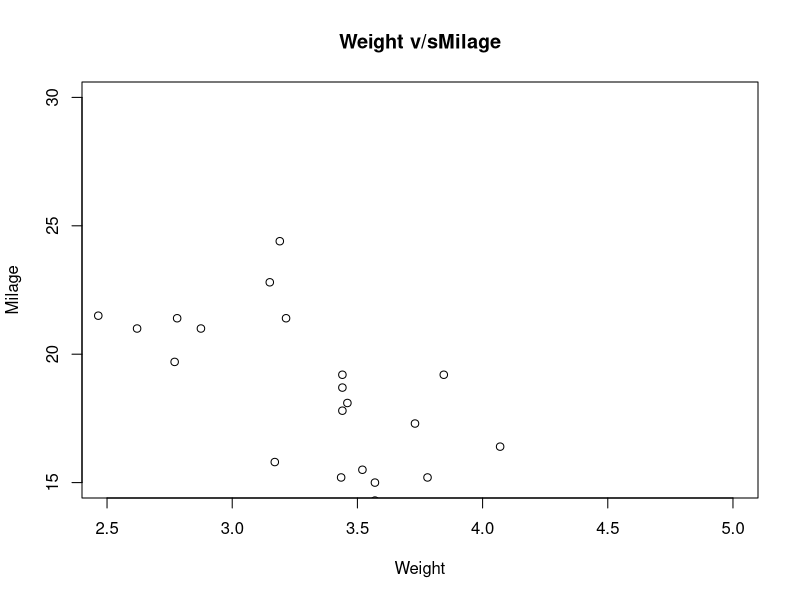

The R source for this figure:
data <-mtcars[,c('wt','mpg')]  
# Giving a name to the chart file.  
png(file = "scatterplot.png")  
# Plotting the chart for cars with weight between 2.5 to 5 and mileage between 15 and 30.  
plot(x = data$wt,y = data$mpg, xlab = "Weight", ylab = "Milage", xlim = c(2.5,5), ylim = c(15,30), main = "Weight v/sMilage")  
# Saving the file.  
dev.off()  
